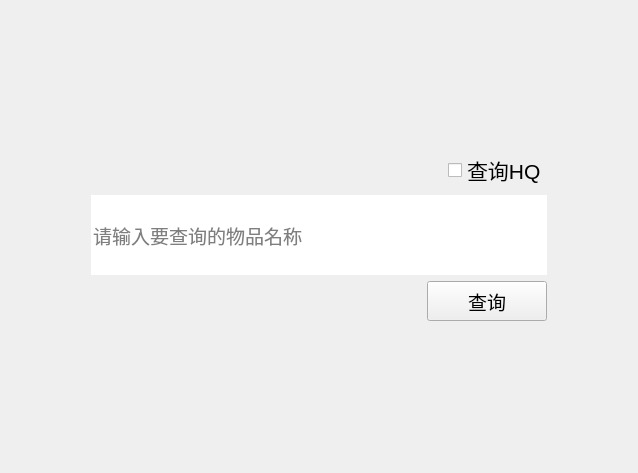
<?xml version="1.0" encoding="UTF-8"?>
<ui version="4.0">
 <class>query_item_id</class>
 <widget class="QWidget" name="query_item_id">
  <property name="geometry">
   <rect>
    <x>0</x>
    <y>0</y>
    <width>638</width>
    <height>473</height>
   </rect>
  </property>
  <property name="windowTitle">
   <string>Form</string>
  </property>
  <layout class="QVBoxLayout" name="verticalLayout">
   <item>
    <layout class="QVBoxLayout" name="query_box" stretch="0,0,0">
     <property name="leftMargin">
      <number>80</number>
     </property>
     <property name="topMargin">
      <number>0</number>
     </property>
     <property name="rightMargin">
      <number>80</number>
     </property>
     <property name="bottomMargin">
      <number>0</number>
     </property>
     <item alignment="Qt::AlignRight">
      <widget class="QCheckBox" name="query_is_hq">
       <property name="minimumSize">
        <size>
         <width>15</width>
         <height>15</height>
        </size>
       </property>
       <property name="font">
        <font>
         <family>Arial</family>
         <pointsize>16</pointsize>
        </font>
       </property>
       <property name="text">
        <string>查询HQ</string>
       </property>
       <property name="iconSize">
        <size>
         <width>20</width>
         <height>20</height>
        </size>
       </property>
      </widget>
     </item>
     <item>
      <widget class="QLineEdit" name="input_item_name">
       <property name="minimumSize">
        <size>
         <width>0</width>
         <height>80</height>
        </size>
       </property>
       <property name="font">
        <font>
         <family>Agency FB</family>
         <pointsize>14</pointsize>
        </font>
       </property>
       <property name="cursor">
        <cursorShape>IBeamCursor</cursorShape>
       </property>
       <property name="text">
        <string/>
       </property>
       <property name="maxLength">
        <number>80</number>
       </property>
       <property name="frame">
        <bool>false</bool>
       </property>
       <property name="echoMode">
        <enum>QLineEdit::Normal</enum>
       </property>
       <property name="placeholderText">
        <string>请输入要查询的物品名称</string>
       </property>
       <property name="clearButtonEnabled">
        <bool>true</bool>
       </property>
      </widget>
     </item>
     <item alignment="Qt::AlignRight">
      <widget class="QToolButton" name="query_button">
       <property name="sizePolicy">
        <sizepolicy hsizetype="Maximum" vsizetype="Maximum">
         <horstretch>0</horstretch>
         <verstretch>0</verstretch>
        </sizepolicy>
       </property>
       <property name="minimumSize">
        <size>
         <width>120</width>
         <height>40</height>
        </size>
       </property>
       <property name="maximumSize">
        <size>
         <width>240</width>
         <height>40</height>
        </size>
       </property>
       <property name="font">
        <font>
         <family>Arial</family>
         <pointsize>14</pointsize>
        </font>
       </property>
       <property name="text">
        <string>查询</string>
       </property>
      </widget>
     </item>
    </layout>
   </item>
  </layout>
 </widget>
 <resources/>
 <connections/>
</ui>
